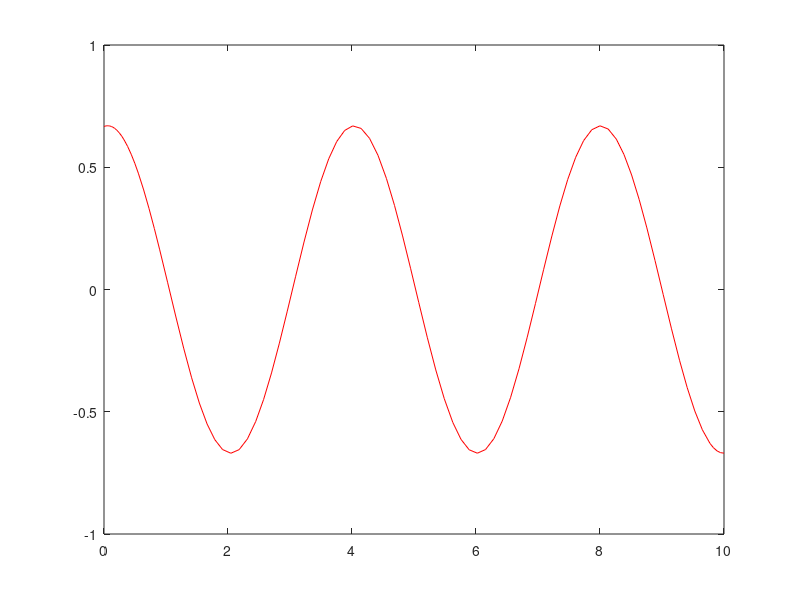
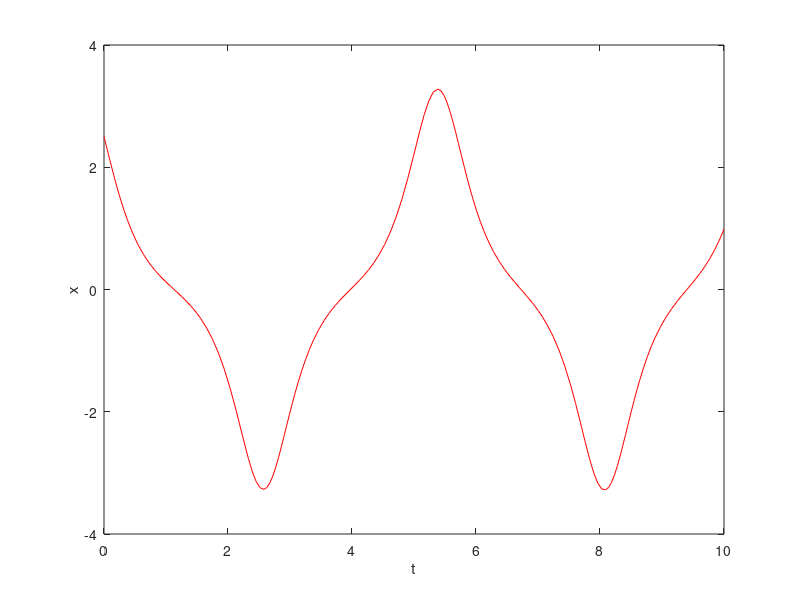
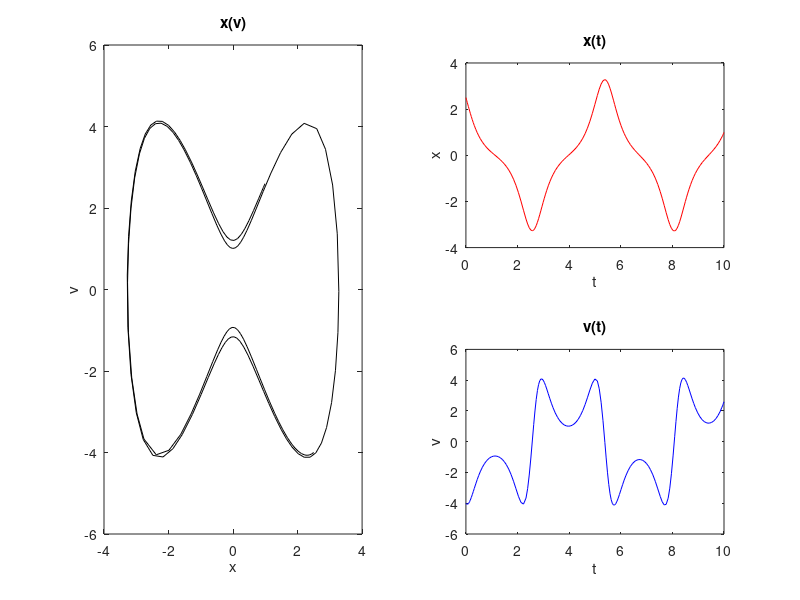

Reproduce these figures in MATLAB, in order.
% Solving equations of motion
% 
% y = [x, v]
V0 = 5;
a = 2;
m = 1;
%% Solve linear oscillator problem
% pot = @(x,a,V0) (abs(x)<=a).*(V0/a^2*(x-a).*(x+a))+V0;
eom = @(x,a,V0,m) [x(2);-V0/(a^2*m)*2*x(1)];

Tspan = [0 10];
x0 = [a/3;0.1];
[T,Y] = ode45(@(t,x) eom(x,a,V0,m),Tspan, x0);

xlin = Y(:,1); 
vlin = Y(:,2); 

figure; 
  plot(T,xlin,'r-');

%% Solve a more advanced problem 
% V(x) = 0.3774*x^4-2.9802*x^2+1.25
% a) y0 = [a/3;0.1] 
% b) y0 = [a/3;-2]
% clearvars; % uncomment to get a fresh run
m=1; V0 = 5; a = 2;
fx = @(x) -0.3774*3*x.^3+2*2.9802*x;
eom2 = @(x) [x(2);fx(x(1))/m];

Tspan = [0 10];
% comment out x0= .. lines to get same intial state
% x0 = [a/3; -2];
x0 = [5*a/4; -4];
[T,Y] = ode45(@(t,x) eom2(x), Tspan, x0); 

x = Y(:,1);
v = Y(:,2);

figure;
  plot(T,x,'r-');
  xlabel('t'); ylabel('x');

%% Advanced visualization
figure;
  subplot(2,2,2); plot(T,x,'r-'); 
      xlabel('t'); ylabel('x');title('x(t)');
  subplot(2,2,4); plot(T,v,'b-'); 
      xlabel('t'); ylabel('v');title('v(t)');
  subplot(2,2,[1,3]); plot(x,v,'k-'); 
      xlabel('x'); ylabel('v');title('x(v)');
